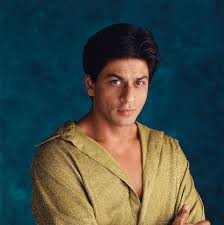
#> input picture images/SRK/shahrukhkhan.jpg, 224 x 225 px, given as the content of the folder /content/drive/MyDrive/images/ShahRukhKhan, which was not available
$ jupyter execute --allow-errors MINORPROJECT_IMAGE_CLASSIFICATON.ipynb
#> lines starting #> are read from the running program, lines starting #| are printed output that depends on the picture; pictures that were not available may be replaced by others from this repository, and a replacement may not be noted
[cell 1]
import numpy as np
from skimage.io import imread
from skimage.transform import resize
import matplotlib.pyplot as plt
import os


datadir='/content/drive/MyDrive/images'
category=['ShahRukhKhan','TOMCRUISE','WillSmith']
target=[]
images=[]
flatten_data=[]
img_size=500

[cell 2]
for c in category:
    path=os.path.join(datadir,c)
    print(path)
    class_num=category.index(c)
    for img in os.listdir(path):
        img_array=imread(os.path.join(path,img))
#> img_array is the input picture: shape (225, 224, 3); mean R, G, B 64.2, 76.1, 71.7
        img_array=img_array/255
        new_img=resize(img_array,(img_size,img_size))
        flatten_data.append(new_img.flatten())
        images.append(new_img)
        target.append(class_num)
#> pass 2 of the loop `for c in category:`:
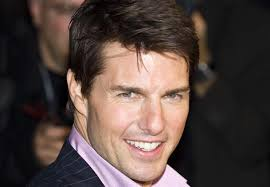
#> input picture images/TOMCRUISE/C6.jpg, 270 x 187 px, found by its file name
#> img_array is the input picture: shape (187, 270, 3); mean R, G, B 82.2, 67.4, 62.6
#> `new_img=resize(img_array,(img_size,img_size))`:
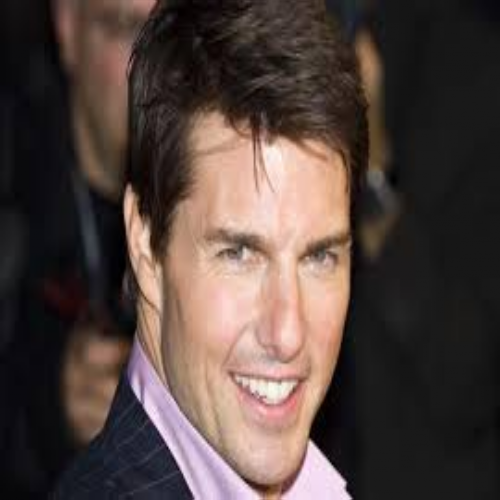
#> new_img: shape (500, 500, 3) float64; mean R, G, B 0.322, 0.264, 0.246

[cell 3]
flatten_data=np.array(flatten_data)
target=np.array(target)
images=np.array(images)

[cell 4]
target

[cell 5]
flatten_data

[cell 6]
unique,count=np.unique(target,return_counts=True)
plt.bar(category,count)
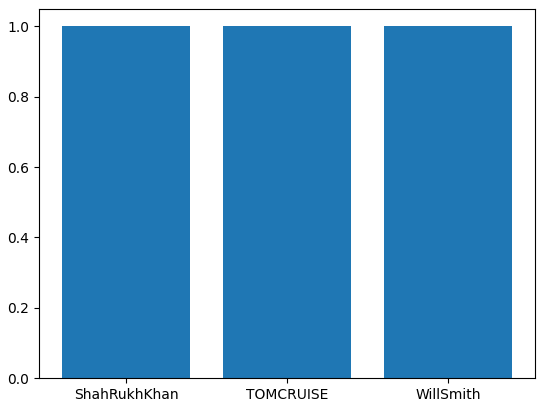
#> figure drawn by matplotlib, 1 panel

[cell 7]
from sklearn.model_selection import train_test_split
xtrain,xtest,ytrain,ytest=train_test_split=train_test_split(flatten_data,target,test_size=0.1)
#> ytrain = [1, 0]; ytest = [2]; train_test_split = 4 items

[cell 8]
from sklearn.model_selection import GridSearchCV
from sklearn import svm
param_grid=[{'C':[1,10,100,1000],'kernel':['linear']},
            {'C':[1,10,100,1000],'gamma':[0.001,0.0001],'kernel':['rbf']}]

[cell 9]
svc=svm.SVC(probability=True)
clf=GridSearchCV(svc,param_grid)
#> (the rest of this cell did not finish here and is left out)

#> (a cell that did not finish here is left out)

[cell 11]
ytest
#> Out = [2]
